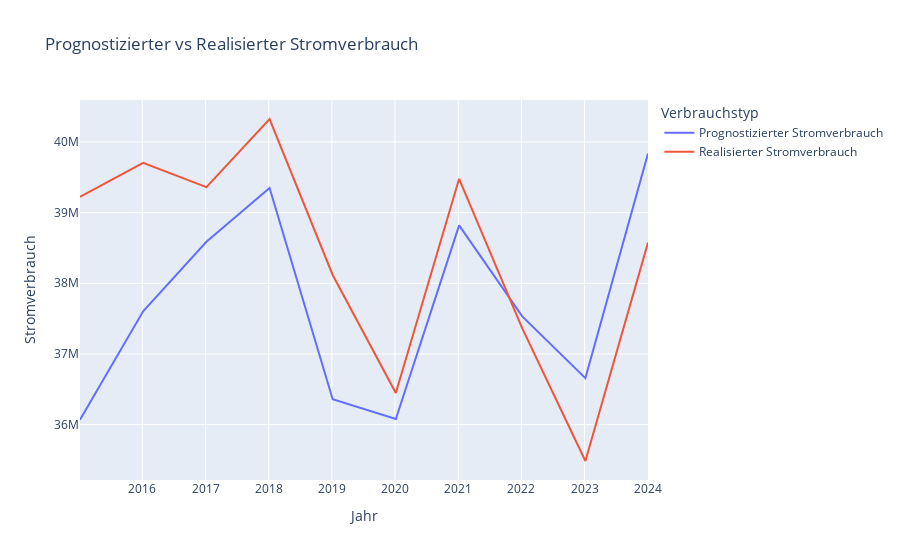

Write notebook code for a chart like this one.
### Markdown cell above
---------------------------------

### Code cell
data = {
    'Datum': ['01.06.2015', '01.06.2016', '01.06.2017', '01.06.2018', '01.06.2019', 
              '01.06.2020', '01.06.2021', '01.06.2022', '01.06.2023', '01.03.2024'],
    'Prognostizierter Stromverbrauch': [36070582, 37603656.5, 38587045.5, 39349449.75, 
                                         36358640.5, 36078629.25, 38820078.25, 37530887.5, 
                                         36658432, 39837070.25],
    'Realisierter Stromverbrauch': [39224434, 39703667, 39360481.25, 40324982, 
                                    38117397.75, 36447182, 39479203.75, 37362692.25, 
                                    35485232, 38575908.25]
}
# Create DataFrame
df = pd.DataFrame(data)

# Convert 'Datum' to datetime
df['Datum'] = pd.to_datetime(df['Datum'])

fig = px.line(df, x='Datum', y=['Prognostizierter Stromverbrauch', 'Realisierter Stromverbrauch'], 
              title='Prognostizierter vs Realisierter Stromverbrauch',
              labels={'value': 'Stromverbrauch', 'variable': 'Verbrauchstyp', 'Datum': 'Jahr'},
              hover_data={'Datum': '|%B %d, %Y'})

# Update x axis to show only year
fig.update_xaxes(dtick="M12", tickformat="%Y")

fig.show()

### Figure 1 — Plotly figure (JSON) as saved in the notebook; plotly's stock layout.template omitted (floating-point values rounded to 4 significant figures)
{"data": [{"hovertemplate": "Verbrauchstyp=Prognostizierter Stromverbrauch<br>Jahr=%{x|%B %d, %Y}<br>Stromverbrauch=%{y}<extra></extra>", "legendgroup": "Prognostizierter Stromverbrauch", "line": {"color": "#636efa", "dash": "solid"}, "marker": {"symbol": "circle"}, "mode": "lines", "name": "Prognostizierter Stromverbrauch", "orientation": "v", "showlegend": true, "type": "scatter", "x": ["2015-01-06T00:00:00", "2016-01-06T00:00:00", "2017-01-06T00:00:00", "2018-01-06T00:00:00", "2019-01-06T00:00:00", "2020-01-06T00:00:00", "2021-01-06T00:00:00", "2022-01-06T00:00:00", "2023-01-06T00:00:00", "2024-01-03T00:00:00"], "xaxis": "x", "y": [36070582, 37600000.0, 38590000.0, 39350000.0, 36360000.0, 36080000.0, 38820000.0, 37530000.0, 36658432, 39840000.0], "yaxis": "y"}, {"hovertemplate": "Verbrauchstyp=Realisierter Stromverbrauch<br>Jahr=%{x|%B %d, %Y}<br>Stromverbrauch=%{y}<extra></extra>", "legendgroup": "Realisierter Stromverbrauch", "line": {"color": "#EF553B", "dash": "solid"}, "marker": {"symbol": "circle"}, "mode": "lines", "name": "Realisierter Stromverbrauch", "orientation": "v", "showlegend": true, "type": "scatter", "x": ["2015-01-06T00:00:00", "2016-01-06T00:00:00", "2017-01-06T00:00:00", "2018-01-06T00:00:00", "2019-01-06T00:00:00", "2020-01-06T00:00:00", "2021-01-06T00:00:00", "2022-01-06T00:00:00", "2023-01-06T00:00:00", "2024-01-03T00:00:00"], "xaxis": "x", "y": [39224434, 39703667, 39360000.0, 40324982, 38120000.0, 36447182, 39480000.0, 37360000.0, 35485232, 38580000.0], "yaxis": "y"}], "layout": {"legend": {"title": {"text": "Verbrauchstyp"}, "tracegroupgap": 0}, "title": {"text": "Prognostizierter vs Realisierter Stromverbrauch"}, "xaxis": {"anchor": "y", "domain": [0, 1], "dtick": "M12", "tickformat": "%Y", "title": {"text": "Jahr"}}, "yaxis": {"anchor": "x", "domain": [0, 1], "title": {"text": "Stromverbrauch"}}}}
